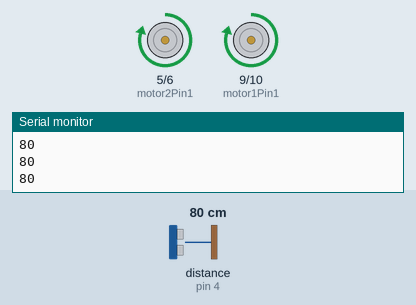
This sketch was run on a simulated Arduino Uno, built with avr-gcc and run on an emulated ATmega328P. Shown: motor-driver pin pairs drawn as motors (green arrow = first pin HIGH = forward, orange = second pin HIGH = backward, longer = more drive), the last lines printed to the serial monitor. Wiring (inferred from the names in the program): ultrasonic range finder: trigger pin 3; echo pin 4. Inputs (shaded band) come from the test bench; at power-on: distance to the obstacle (sensor on pin 4) 80 cm. The echo pulse lasts 58.3 µs per cm.

Above: at 1.2 s.
1.3 s: distance to the obstacle (sensor on pin 4) set to 24 cm
2.8 s: distance to the obstacle (sensor on pin 4) set to 19 cm
At 3.4 s:
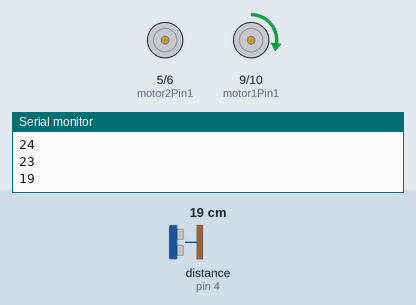
5.8 s: distance to the obstacle (sensor on pin 4) set to 35 cm
At 8.6 s:
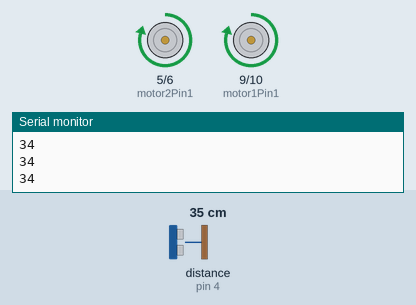
8.8 s: distance to the obstacle (sensor on pin 4) set to 2 cm
At 10.2 s:
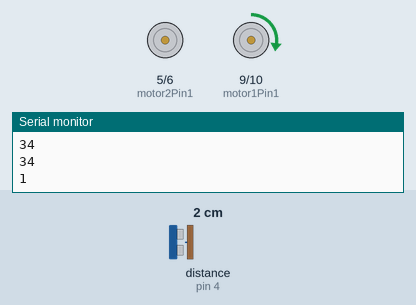
Timing chart, 0 to 11.8 s (numbered marks = the images above; inputs shaded):
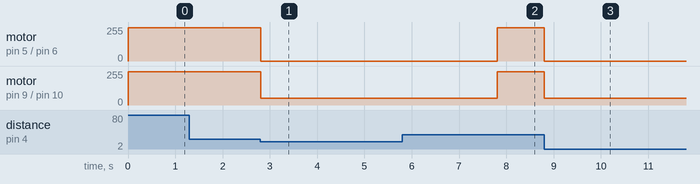

Measured:
- the behaviour switches between 22 and 21 cm on distance to the obstacle (sensor on pin 4) (found by bisection; images 0 and 1)
- after the input at 2.8 s, motor on pin 5 (motor2Pin1) / pin 6 (motor2Pin2): forward 250/255 → stopped at once; motor on pin 9 (motor1Pin1) / pin 10 (motor1Pin2): forward 250/255 → forward 50/255 at once
- after the input at 5.8 s, motor on pin 5 (motor2Pin1) / pin 6 (motor2Pin2): stopped → forward 250/255 after 2.0 s; motor on pin 9 (motor1Pin1) / pin 10 (motor1Pin2): forward 50/255 → forward 250/255 after 2.0 s
- after the input at 8.8 s, motor on pin 5 (motor2Pin1) / pin 6 (motor2Pin2): forward 250/255 → stopped at once; motor on pin 9 (motor1Pin1) / pin 10 (motor1Pin2): forward 250/255 → forward 50/255 at once

The sketch:

MotoresUltrasonido.ino
```cpp
//Robot-Luciano : This script controls the two motors with the dual H-Bridge
//                and digital PINS 5,6,7,8. Current fed from batteries

int motor2Pin1 =  5;    // One motor wire in Motor2 connected to digital pin 5
int motor2Pin2 =  6;    // One motor wire in Motor2 connected to digital pin 6
int motor1Pin1 =  9;    // One motor wire in Motor1 connected to digital pin 7
int motor1Pin2 =  10;    // One motor wire in Motor1 connected to digital pin 8

int UltraS_echoPin=4;  // connect digital I/O 3 to the ECHO/Rx Pin
int UltraS_trigPin=3; // connect digital I/O 4 to the TRIG/TX Pin
int Master=1;
// The setup() method runs once, when the sketch starts

void setup()   {
  // initialize the digital pins as an output:
  Serial.begin(9600);
  pinMode(motor1Pin1, OUTPUT);
  pinMode(motor1Pin2, OUTPUT);
  pinMode(motor2Pin1, OUTPUT);
  pinMode(motor2Pin2, OUTPUT);

  pinMode(UltraS_echoPin, INPUT);
  pinMode(UltraS_trigPin, OUTPUT);
}

// the loop() method runs the two motors forward, backward and turns right and left
void loop()
{
   digitalWrite(UltraS_trigPin, LOW);  // send low pulse for 2μs
   delayMicroseconds(2);
   digitalWrite(UltraS_trigPin, HIGH); // send high pulse for 10μs
   delayMicroseconds(10);
   digitalWrite(UltraS_trigPin, LOW);  // back to low pulse
   int distance = pulseIn(UltraS_echoPin, HIGH);  // read echo value
   int distance1= distance/29/2;  // in cm
   Serial.println(distance1);

  if (distance1 > 20) {
      goStraight(250,5000);
      //digitalWrite(motor1Pin1, HIGH); //rotates motor1 fprward
      //digitalWrite(motor1Pin2, LOW);
      //digitalWrite(motor2Pin1, HIGH); //rotates motor1 fprward
      //digitalWrite(motor2Pin2, LOW);

      }else{
      rotatefwd(50,0,2500);
      //digitalWrite(motor1Pin2, HIGH); //rotates motor1 fprward
      //digitalWrite(motor1Pin1, LOW);
      //digitalWrite(motor2Pin2, HIGH); //rotates motor1 fprward
      //digitalWrite(motor2Pin1, LOW);
      //delay(500);
      //digitalWrite(motor1Pin2, LOW);
      //digitalWrite(motor2Pin2, LOW);
  }
}

void goStraight(int speedOfRotate, int length){

  if (Master==1) {
  //digitalWrite(motor1Pin1, HIGH); //rotates motor1 fprward
  analogWrite(motor1Pin1, speedOfRotate);
  digitalWrite(motor1Pin2, LOW);

 //digitalWrite(motor2Pin1, HIGH); //rotates motor2 foward
  analogWrite(motor2Pin1, speedOfRotate);
  digitalWrite(motor2Pin2, LOW);
  Master=0;
  }
  else {
  //digitalWrite(motor2Pin1, HIGH); //rotates motor2 foward
  analogWrite(motor2Pin1, speedOfRotate);
  digitalWrite(motor2Pin2, LOW);

  //digitalWrite(motor1Pin1, HIGH); //rotates motor1 fprward
  analogWrite(motor1Pin1, speedOfRotate);
  digitalWrite(motor1Pin2, LOW);
  Master=1;
 }
  //delay(length); //waits
  //digitalWrite(motor1Pin1, LOW);    // stop motor1
  //digitalWrite(motor2Pin1, LOW);    // stop motor2
}

void goBackwards(int speedOfRotate, int length){
  digitalWrite(motor1Pin1, LOW); //rotates motor1 backwards
  digitalWrite(motor1Pin2, HIGH);
  //analogWrite(motor1Pin2, speedofRotate);

  digitalWrite(motor2Pin1, LOW); //rotates motor2 backwards
  digitalWrite(motor2Pin2, HIGH);
  //analogWrite(motor2Pin2, speedofRotate);

  delay(length); //waits
  digitalWrite(motor1Pin2, LOW);    // stop motor1
  digitalWrite(motor2Pin2, LOW);    // stop motor2
}

void rotatefwd(int speedOfRotate1,int speedOfRotate2, int length){
  analogWrite(motor1Pin1, speedOfRotate1); //rotates motor1 and motor2 forward at different speeds
  digitalWrite(motor1Pin2, LOW);    //

  analogWrite(motor2Pin1, speedOfRotate2);
  digitalWrite(motor2Pin2, LOW);

  delay(length); //waits
  digitalWrite(motor1Pin1, LOW);    // stop motor1
  digitalWrite(motor2Pin1, LOW);    // stop motor2
}

void rotatebkwd(int speedOfRotate1,int speedOfRotate2, int length){
  analogWrite(motor1Pin2, speedOfRotate1); //rotates motor1 and motor2 backwards at different speeds
  digitalWrite(motor1Pin1, LOW);

  analogWrite(motor2Pin2, speedOfRotate2);
  digitalWrite(motor2Pin1, LOW);

  delay(length); //waits
  digitalWrite(motor1Pin2, LOW);    // stop motor1
  digitalWrite(motor2Pin2, LOW);    // stop motor2
}
```
